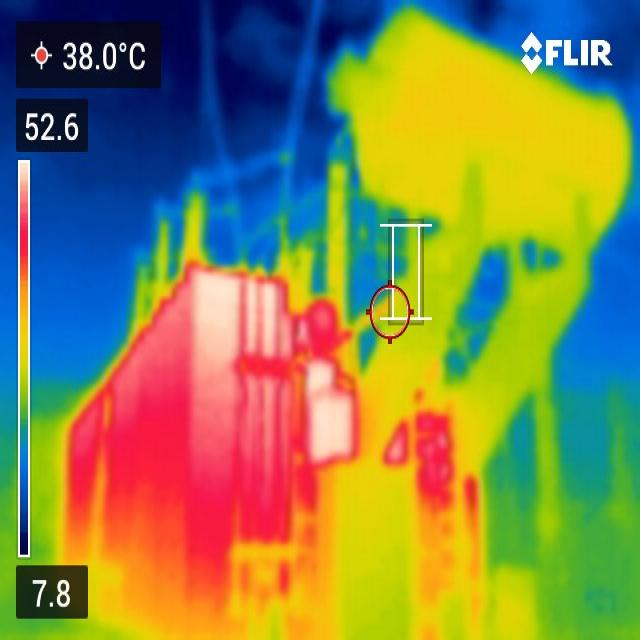
#> input picture Dataset/T1/faulty/T1_faulty_001.jpg, 640 x 640 px; its folder holds only this picture in this run
$ python test_sample_images.py
#> lines starting #> are read from the running program, lines starting #| are printed output that depends on the picture; after the words box and inside, x2 and y2 are one past the last pixel; in counts of white or black regions, pixels touching at a corner belong together
### heat_point_analysis/thermal_hotpoint_detector.py
#!/usr/bin/env python3
"""
Thermal Hotpoint Detector and Annotator

This script analyzes thermal images to detect hot regions and cluster them into
rectangular annotations. It processes faulty images from the dataset and
identifies areas with elevated temperatures.

"""

import cv2
import numpy as np
import os
import glob
from sklearn.cluster import DBSCAN
import matplotlib.pyplot as plt
import matplotlib.patches as patches
from collections import namedtuple
import json

# Define a structure for bounding boxes
BoundingBox = namedtuple('BoundingBox', ['x', 'y', 'width', 'height', 'confidence'])

class ThermalHotpointDetector:
    def __init__(self, temperature_threshold=200, min_cluster_size=10, cluster_epsilon=15):
        """
        Initialize the thermal hotpoint detector.

        Args:
            temperature_threshold (int): Absolute temperature threshold (0-255 for grayscale, pixels above this are considered hot)
            min_cluster_size (int): Minimum number of pixels to form a cluster
            cluster_epsilon (int): Maximum distance between samples in a cluster
        """
        self.temp_threshold = temperature_threshold
        self.min_cluster_size = min_cluster_size
        self.cluster_epsilon = cluster_epsilon

    def remove_white_regions(self, image_rgb):
        """
        Remove white regions from the image using dilation.

        Args:
            image_rgb (numpy.ndarray): RGB image

        Returns:
            numpy.ndarray: Mask of valid (non-white) regions
        """
        # Convert to grayscale
        gray = cv2.cvtColor(image_rgb, cv2.COLOR_RGB2GRAY)

        # Detect white regions (threshold at 240 to catch near-white pixels)
        _, white_mask = cv2.threshold(gray, 240, 255, cv2.THRESH_BINARY)

        # Dilate white regions to remove them more aggressively
        kernel = np.ones((5, 5), np.uint8)
        white_mask_dilated = cv2.dilate(white_mask, kernel, iterations=2)

        # Invert to get valid region mask (non-white areas)
        valid_mask = cv2.bitwise_not(white_mask_dilated)

        return valid_mask.astype(bool)

    def crop_border(self, image, border_percent=10):
        """
        Remove border region from image (10% from each side).

        Args:
            image (numpy.ndarray): Input image
            border_percent (int): Percentage of border to remove from each side

        Returns:
            tuple: (cropped_image, crop_info) where crop_info contains the crop boundaries
        """
        height, width = image.shape[:2]

        # Calculate border size
        border_h = int(height * border_percent / 100)
        border_w = int(width * border_percent / 100)

        # Crop the image
        cropped = image[border_h:height-border_h, border_w:width-border_w]

        crop_info = {
            'top': border_h,
            'bottom': height - border_h,
            'left': border_w,
            'right': width - border_w
        }

        return cropped, crop_info

    def load_thermal_image(self, image_path):
        """
        Load a thermal image and extract red channel for thermal analysis.
        Includes preprocessing: border removal and white region masking.

        Args:
            image_path (str): Path to the thermal image

        Returns:
            tuple: (original_image, red_channel_image, valid_mask, crop_info)
        """
        # Load the image
        image = cv2.imread(image_path)
        if image is None:
            raise ValueError(f"Could not load image from {image_path}")

        # Convert to RGB for matplotlib compatibility
        image_rgb = cv2.cvtColor(image, cv2.COLOR_BGR2RGB)

        # Store original for visualization
        original_image = image_rgb.copy()

        # Step 1: Remove 10% border
        cropped_image, crop_info = self.crop_border(image_rgb, border_percent=10)

        # Step 2: Remove white regions
        valid_mask = self.remove_white_regions(cropped_image)

        # Extract RED channel only for thermal analysis
        # In thermal images: Red = hot (danger), Yellow/Blue = not dangerous
        red_channel = cropped_image[:, :, 0]  # Extract red channel from RGB

        # Apply white region mask to red channel
        red_channel_masked = red_channel.copy()
        red_channel_masked[~valid_mask] = 0  # Set white regions to 0

        return original_image, red_channel_masked, valid_mask, crop_info, cropped_image

    def detect_hot_regions(self, thermal_image):
        """
        Detect hot regions in the thermal image using constant threshold on red channel.

        Args:
            thermal_image (numpy.ndarray): Red channel of thermal image

        Returns:
            numpy.ndarray: Binary mask of hot regions
        """
        # Use constant threshold - only red pixels above this value are considered hot
        # This focuses on red regions (thermal issues) and ignores yellow/blue regions
        hot_mask = thermal_image > self.temp_threshold

        # Apply morphological operations to clean up the mask
        kernel = np.ones((3, 3), np.uint8)
        hot_mask = cv2.morphologyEx(hot_mask.astype(np.uint8), cv2.MORPH_OPEN, kernel)
        hot_mask = cv2.morphologyEx(hot_mask, cv2.MORPH_CLOSE, kernel)

        return hot_mask.astype(bool)

    def cluster_hot_points(self, hot_mask):
        """
        Cluster hot points using DBSCAN algorithm.

        Args:
            hot_mask (numpy.ndarray): Binary mask of hot regions

        Returns:
            list: List of clustered point groups
        """
        # Find coordinates of hot pixels
        hot_points = np.column_stack(np.where(hot_mask))

        if len(hot_points) == 0:
            return []

        # Apply DBSCAN clustering
        clustering = DBSCAN(eps=self.cluster_epsilon, min_samples=self.min_cluster_size)
        cluster_labels = clustering.fit_predict(hot_points)

        # Group points by cluster
        clusters = []
        unique_labels = set(cluster_labels)

        for label in unique_labels:
            if label == -1:  # Skip noise points
                continue

            cluster_points = hot_points[cluster_labels == label]
            clusters.append(cluster_points)

        return clusters

    # [213 lines left out: functions merge_overlapping_boxes, filter_large_boxes, create_bounding_boxes, annotate_image, not called in this run]

    def process_single_image(self, image_path, output_dir=None, save_annotations=True):
        """
        Process a single thermal image and detect hot regions using red channel.
        Includes preprocessing: border removal, white region masking, and large box filtering.

        Args:
            image_path (str): Path to the thermal image
            output_dir (str): Directory to save annotated images
            save_annotations (bool): Whether to save annotation data

        Returns:
            dict: Processing results containing bounding boxes and statistics
        """
        print(f"Processing: {os.path.basename(image_path)}")

        # Load image, extract red channel, remove border and white regions
        original_image, red_channel_masked, valid_mask, crop_info, cropped_image = self.load_thermal_image(image_path)

        # Detect hot regions from red channel only
        hot_mask = self.detect_hot_regions(red_channel_masked)

        # Cluster hot points
        clusters = self.cluster_hot_points(hot_mask)

        # Create bounding boxes (with large box filtering)
        bounding_boxes = self.create_bounding_boxes(clusters, red_channel_masked.shape)

        # Create annotated visualization (using original image)
        fig = self.annotate_image(original_image, bounding_boxes, crop_info)

        # Save results if output directory is specified
        if output_dir and save_annotations:
            os.makedirs(output_dir, exist_ok=True)

            # Save annotated image
            base_name = os.path.splitext(os.path.basename(image_path))[0]
            output_path = os.path.join(output_dir, f"{base_name}_annotated.png")
            fig.savefig(output_path, dpi=300, bbox_inches='tight')

            # Save annotation data (adjust coordinates back to original image space)
            annotation_data = {
                'image_path': image_path,
                'num_hot_regions': len(bounding_boxes),
                'bounding_boxes': [
                    {
                        'x': int(bbox.x + crop_info['left']),  # Adjust for cropping
                        'y': int(bbox.y + crop_info['top']),   # Adjust for cropping
                        'width': int(bbox.width),
                        'height': int(bbox.height),
                        'confidence': float(bbox.confidence)
                    }
                    for bbox in bounding_boxes
                ],
                'statistics': {
                    'total_hot_pixels': int(np.sum(hot_mask)),
                    'image_dimensions': [int(dim) for dim in original_image.shape[:2]],
                    'cropped_dimensions': [int(dim) for dim in red_channel_masked.shape],
                    'temperature_threshold': self.temp_threshold,
                    'analysis_channel': 'red',
                    'preprocessing': {
                        'border_removed': '10%',
                        'white_regions_masked': True,
                        'large_boxes_filtered': '>80% area'
                    }
                }
            }

            json_path = os.path.join(output_dir, f"{base_name}_annotations.json")
            with open(json_path, 'w') as f:
                json.dump(annotation_data, f, indent=2)

            print(f"  ✓ Saved annotated image and JSON to {output_dir}")

        # Close figure to prevent memory issues
        plt.close(fig)

        # Return results
        results = {
            'bounding_boxes': bounding_boxes,
            'num_hot_regions': len(bounding_boxes),
            'total_hot_pixels': int(np.sum(hot_mask)),
            'clusters': clusters,
            'hot_mask': hot_mask
        }

        return results

    # [90 lines left out: functions process_dataset, main, not called in this run]

    # [6 lines of commented-out code are left out]


# [2 lines that do not run on import are left out]

### heat_point_analysis/test_sample_images.py
#!/usr/bin/env python3
"""
Test script to process a few sample thermal images and visualize results.
"""

import os
import glob
from thermal_hotpoint_detector import ThermalHotpointDetector

def main():
    # Initialize detector with custom parameters
    # Adjust temperature_threshold based on your thermal images (0-255 range)
    # Higher threshold = only very hot regions detected
    # Lower threshold = more regions detected
    # NOTE: Analyzes RED channel only - Red = danger, Yellow/Blue = safe
    detector = ThermalHotpointDetector(
        temperature_threshold=230,  # Red channel threshold (adjust based on your images)
        min_cluster_size=20,        # Minimum pixels to form a hot region
        cluster_epsilon=25          # Maximum distance for clustering nearby pixels
    )

    # Define paths
    dataset_path = "Dataset"
    output_dir = "thermal_annotations_sample"

    # Get a few sample images from T1/faulty
    sample_images = glob.glob(os.path.join(dataset_path, "T1/faulty/*.jpg"))[:5]

    if not sample_images:
        print("No sample images found!")
        return

    print(f"Testing with {len(sample_images)} sample images...")
    print(f"Analyzing RED channel only (Red = danger, Yellow/Blue = safe)")
    print(f"Red channel threshold: {detector.temp_threshold}")
    print("="*60)

    # Process each sample image
    for idx, image_path in enumerate(sample_images, 1):
        try:
            print(f"\n[{idx}/{len(sample_images)}] {os.path.basename(image_path)}")
            results = detector.process_single_image(image_path, output_dir)
#> in load_thermal_image, image is the input picture: shape (640, 640, 3); mean B, G, R 79, 132.6, 131.5
#> in crop_border, `cropped = image[border_h:height-border_h, border_w:width-border_w]`:
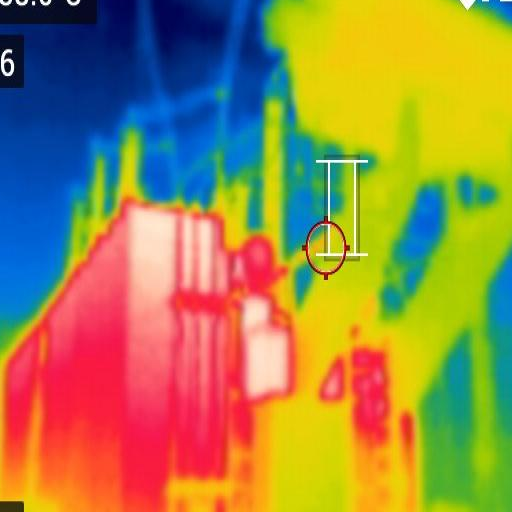
#> cropped: shape (512, 512, 3); mean R, G, B 154.9, 134.9, 74.3
#> in load_thermal_image, `cropped_image, crop_info = self.crop_border(image_rgb, border_percent=..`: crop_info = {'top': 64, 'bottom': 576, 'left': 64, 'right': 576}
#> in remove_white_regions, `gray = cv2.cvtColor(image_rgb, cv2.COLOR_RGB2GRAY)`:
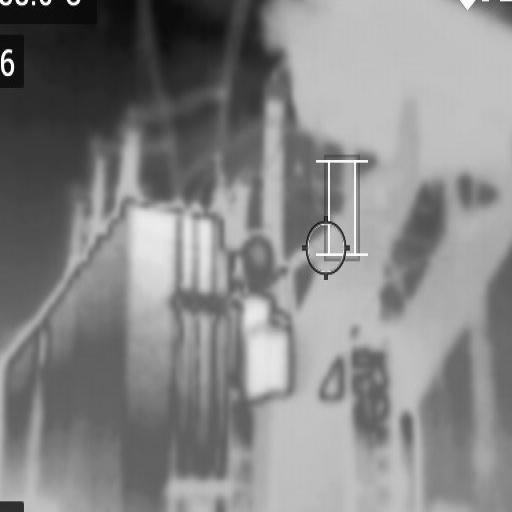
#> gray: shape (512, 512); min 1, max 255, mean 134
#> in remove_white_regions, `_, white_mask = cv2.threshold(gray, 240, 255, cv2.THRESH_BINARY)`:
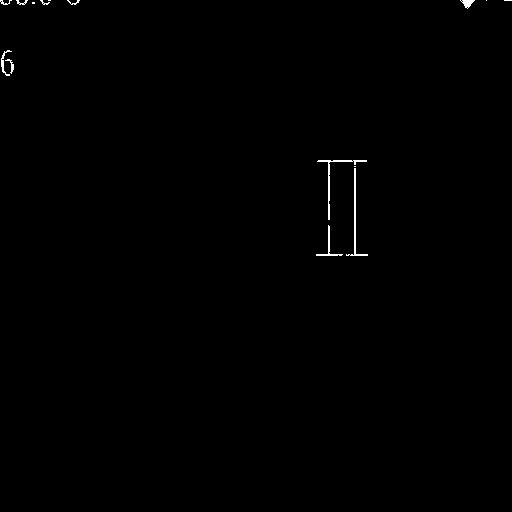
#> white_mask: shape (512, 512); 0.32% white in thin lines or dots, all inside (x1, y1, x2, y2) = (0, 0, 512, 256)
#> in remove_white_regions, `white_mask_dilated = cv2.dilate(white_mask, kernel, iterations=2)`:
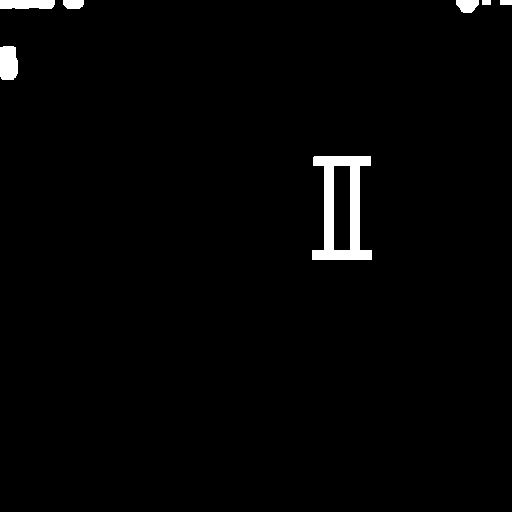
#> white_mask_dilated: shape (512, 512); 1.7% white; 7 white regions, largest, box (x1, y1, x2, y2) and area: (312, 156, 372, 260) 2859, (0, 46, 18, 80) 563, (0, 0, 55, 9) 475
#> in load_thermal_image, `red_channel = cropped_image[:, :, 0]`:
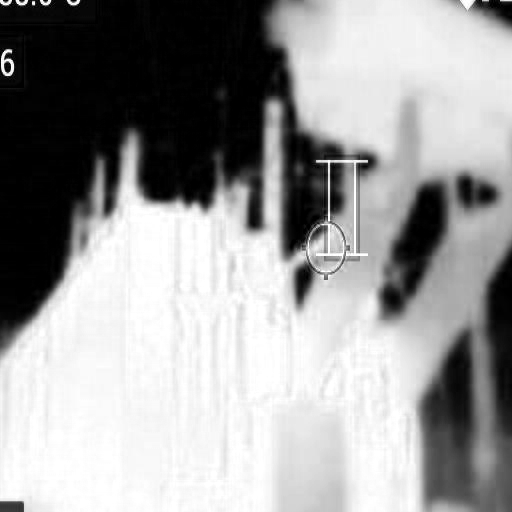
#> red_channel: shape (512, 512); min 0, max 255, mean 154.9
#> in load_thermal_image, `red_channel_masked[~valid_mask] = 0`:
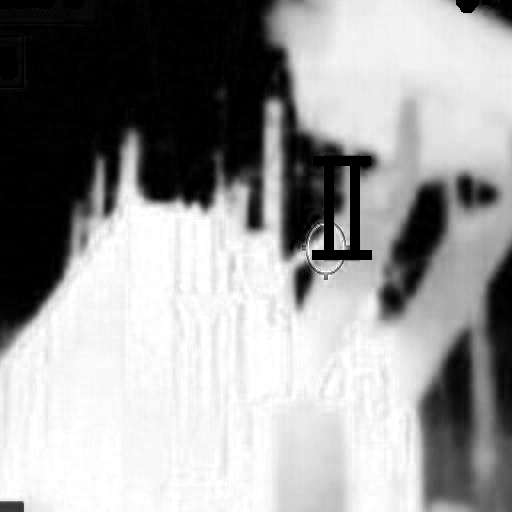
#> red_channel_masked: shape (512, 512); 1.64% of pixels changed, all inside (x1, y1, x2, y2) = (0, 0, 512, 260)
#> in detect_hot_regions, `hot_mask = cv2.morphologyEx(hot_mask, cv2.MORPH_CLOSE, kernel)`:
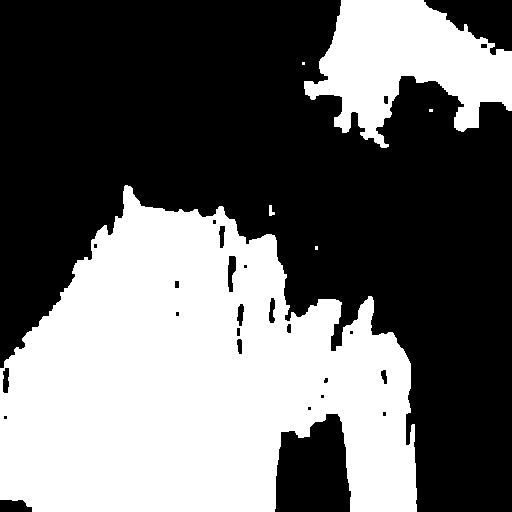
#> hot_mask: shape (512, 512); values 0 (black) and 1 (white), 41.6% white; 6 white regions (3 under 20 px), largest, box (x1, y1, x2, y2) and area: (0, 185, 417, 512) 91965, (304, 0, 512, 148) 17103, (269, 205, 275, 216) 42
#> in cluster_hot_points, `hot_points = np.column_stack(np.where(hot_mask))`: hot_points = 109143 pairs, first value 0 to 511, second value 0 to 511

            if results['num_hot_regions'] > 0:
                print(f"  ✓ Detected {results['num_hot_regions']} hot region(s)")
                print(f"  ✓ Total hot pixels: {results['total_hot_pixels']}")
            else:
                print(f"  → No thermal issues detected (no pixels above threshold)")

        except Exception as e:
            print(f"  ✗ Error: {str(e)}")

    print(f"\n{'='*60}")
    print(f"Sample processing complete!")
    print(f"Annotated images saved to: {output_dir}")
    print(f"{'='*60}")

if __name__ == "__main__":
    main()

$ run again, on Dataset/T1/faulty/T1_faulty_005.jpg
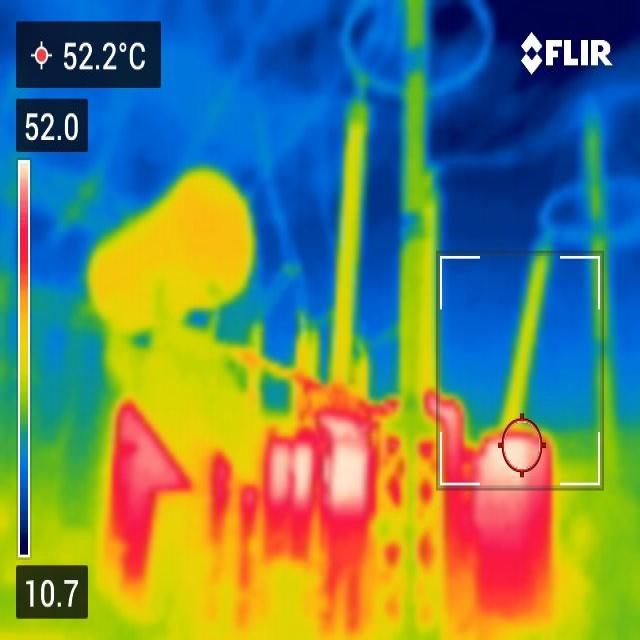
#> input picture Dataset/T1/faulty/T1_faulty_005.jpg, 640 x 640 px
#> in load_thermal_image, image is the input picture: shape (640, 640, 3); mean B, G, R 100.8, 129.1, 106.1
#> in load_thermal_image, `cropped_image, crop_info = self.crop_border(image_rgb, border_percent=..`: crop_info = {'top': 64, 'bottom': 576, 'left': 64, 'right': 576}
#> white_mask: shape (512, 512); 0.25% white in thin lines or dots, all inside (x1, y1, x2, y2) = (1, 0, 512, 421)
#> white_mask_dilated: shape (512, 512); 1.5% white; 11 white regions, largest, box (x1, y1, x2, y2) and area: (372, 188, 420, 248) 976, (372, 365, 385, 425) 621, (0, 46, 17, 80) 554
#> in load_thermal_image, `red_channel_masked[~valid_mask] = 0`:
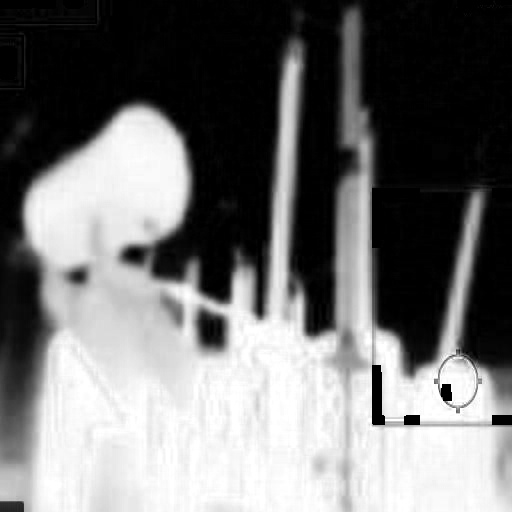
#> red_channel_masked: shape (512, 512); min 0, max 255, mean 114.7
#> hot_points = 76507 pairs, first value 116 to 511, second value 32 to 505
#> unique_labels = 3 items
#> the loop in cluster_hot_points, `for label in unique_labels:` made 3 passes
#> label on pass 3: -1
#> after the loop in cluster_hot_points, `for label in unique_labels:`: clusters = 2 items
#> the loop in create_bounding_boxes, `for i, cluster in enumerate(clusters):` made 2 passes
#> after the loop in create_bounding_boxes, `for i, cluster in enumerate(clusters):`: bounding_boxes = [(27, 111, 165, 161, 1), (31, 281, 484, 240, 1)]
#> the loop in merge_overlapping_boxes, `for bbox in bounding_boxes:` made 2 passes
#> after the loop in merge_overlapping_boxes, `for bbox in bounding_boxes:`: boxes = [[27, 111, 192, 272, 1], [31, 281, 515, 521, 1]]
#> the loop in merge_overlapping_boxes, `for i in range(len(boxes)):` made 2 passes
#> after the loop in merge_overlapping_boxes, `for i in range(len(boxes)):`: merged = [(27, 111, 165, 161, 1), (31, 281, 484, 240, 1)]; used = 2 items
#> the loop in filter_large_boxes, `for bbox in bounding_boxes:` made 2 passes
#> after the loop in filter_large_boxes, `for bbox in bounding_boxes:`: filtered_boxes = [(27, 111, 165, 161, 1), (31, 281, 484, 240, 1)]
#> the loop in annotate_image, `for i, bbox in enumerate(bounding_boxes):` made 2 passes
#> in process_single_image, `fig.savefig(output_path, dpi=300, bbox_inches='tight')`:
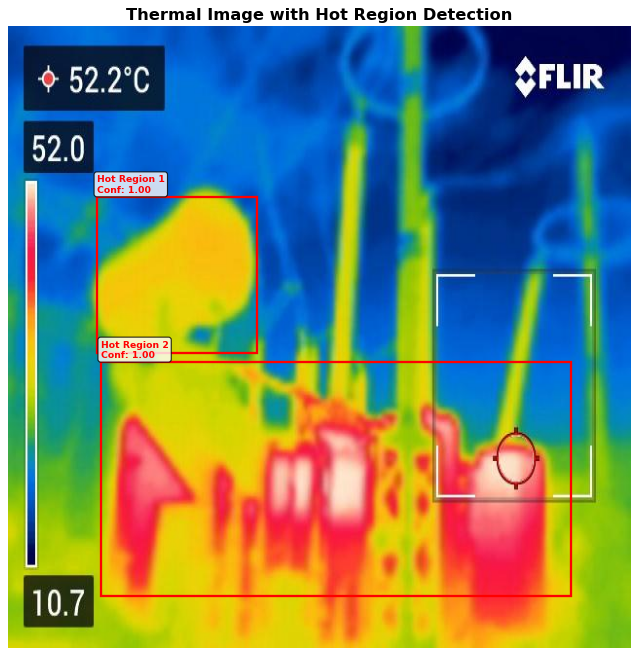
#> figure drawn by matplotlib, 1 panel
#> results = 5 items
#|   ✓ Detected 2 hot region(s)
#|   ✓ Total hot pixels: 76507
